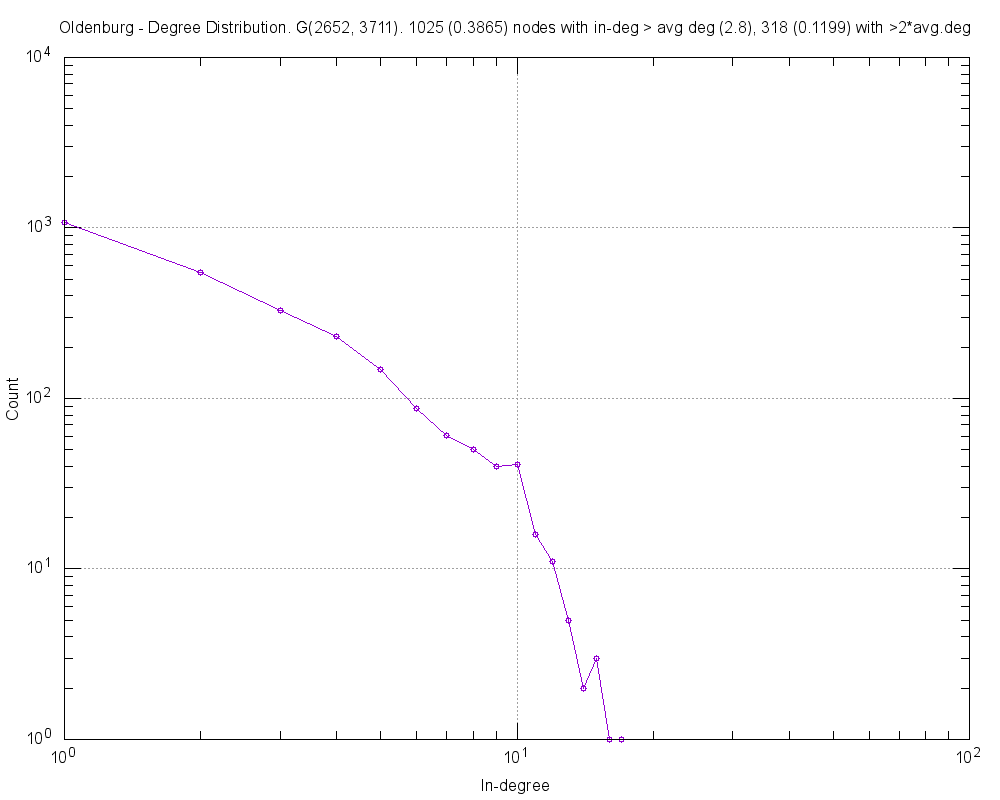

Write the gnuplot code that produced this figure.
#
# Oldenburg - Degree Distribution. G(2652, 3711). 1025 (0.3865) nodes with in-deg > avg deg (2.8), 318 (0.1199) with >2*avg.deg (Tue Dec  8 22:39:43 2015)
#

set title "Oldenburg - Degree Distribution. G(2652, 3711). 1025 (0.3865) nodes with in-deg > avg deg (2.8), 318 (0.1199) with >2*avg.deg"
set key bottom right
set logscale xy 10
set format x "10^{%L}"
set mxtics 10
set format y "10^{%L}"
set mytics 10
set grid
set xlabel "In-degree"
set ylabel "Count"
set tics scale 2
set terminal png size 1000,800
set output 'inDeg.modelOLEdges_badLambdaHigh.txt.png'
plot 	"inDeg.modelOLEdges_badLambdaHigh.txt.tab" using 1:2 title "" with linespoints pt 6
